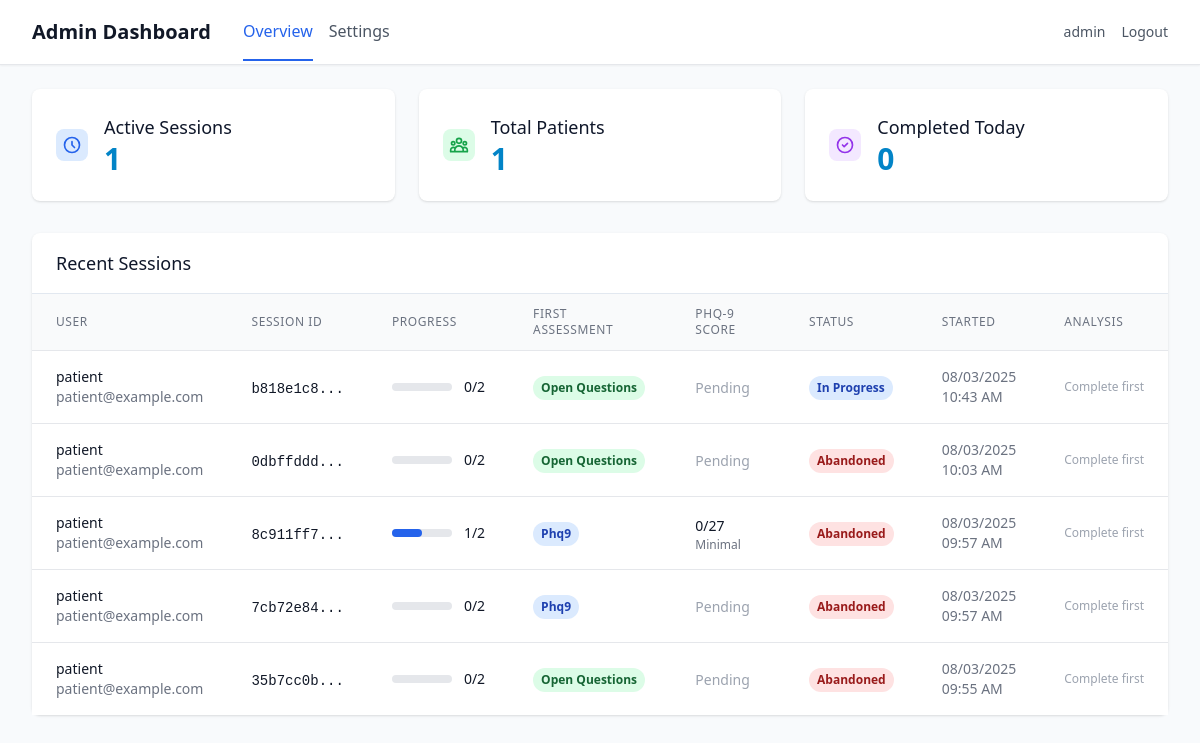
The app's page /admin/dashboard (signed in) with its own data.
### app/models/user.py (models this page shows, shortened)
class User(UserMixin, db.Model):
    id = db.Column(db.Integer, primary_key=True)
    username = db.Column(db.String(80), unique=True, nullable=False)
    email = db.Column(db.String(120), unique=True, nullable=False)
    password_hash = db.Column(db.String(255), nullable=False)
    user_type = db.Column(db.String(20), nullable=False, default='patient')
    created_at = db.Column(db.DateTime, default=datetime.utcnow)
    is_active = db.Column(db.Boolean, default=True)
    patient_profile = db.relationship('PatientProfile', backref='user', uselist=False, cascade='all, delete-orphan')
    assessments = db.relationship('Assessment', backref='user', lazy=True, cascade='all, delete-orphan')
    def is_superuser(self):
        return self.user_type == 'superuser'

### app/models/assessment.py (models this page shows, shortened)
class Assessment(db.Model):
    id = db.Column(db.Integer, primary_key=True)
    user_id = db.Column(db.Integer, db.ForeignKey('user.id'), nullable=False)
    session_id = db.Column(db.String(100), nullable=False, unique=True)
    first_assessment_type = db.Column(db.String(20))  # 'phq9' or 'open_questions'
    phq9_completed = db.Column(db.Boolean, default=False)
    open_questions_completed = db.Column(db.Boolean, default=False)
    status = db.Column(db.String(20), default='in_progress')  # 'in_progress', 'completed', 'abandoned'
    llm_analysis_status = db.Column(db.String(20), default='pending') # 'pending', 'in_progress', 'completed', 'failed'
    llm_analysis_at = db.Column(db.DateTime)
    consent_agreed = db.Column(db.Boolean, default=False)
    camera_verified = db.Column(db.Boolean, default=False)
    started_at = db.Column(db.DateTime, default=datetime.utcnow)
    completed_at = db.Column(db.DateTime)
    consent_at = db.Column(db.DateTime)
    camera_check_at = db.Column(db.DateTime)
    first_assessment_started_at = db.Column(db.DateTime)
    phq9_score = db.Column(db.Integer)
    phq9_severity = db.Column(db.String(20))  # 'minimal', 'mild', 'moderate', 'severe'
    phq9_settings = db.Column(db.Text)  # JSON string of PHQ-9 settings used
    recording_settings = db.Column(db.Text)  # JSON string of recording settings used
    chat_settings = db.Column(db.Text)  # JSON string of chat settings used
    assessment_order = db.Column(db.String(20))  # 'phq_first' or 'questions_first'
    phq9_responses = db.relationship('PHQ9Response', backref='assessment', lazy=True, cascade='all, delete-orphan')
    open_responses = db.relationship('OpenQuestionResponse', backref='assessment', lazy=True, cascade='all, delete-orphan')
    emotion_data = db.relationship('EmotionData', backref='assessment', lazy=True, cascade='all, delete-orphan')
    def get_completion_order(self):
            return {
                'first_type': self.first_assessment_type,
                'phq9_completed': self.phq9_completed,
                'open_questions_completed': self.open_questions_completed,
                'both_completed': self.phq9_completed and self.open_questions_completed
            }

### app/routes/admin.py (the view)
@admin_bp.route('/dashboard')
@login_required
@admin_required
def dashboard():
    stats = AdminDashboardService.get_overview_stats()
    recent_sessions = AdminDashboardService.get_recent_sessions(limit=15)
    return render_template('admin/dashboard.html',
                         **stats,
                         recent_sessions=recent_sessions)

### app/services/admin.py (called while the page is built)
    @staticmethod
    def get_overview_stats():
        today = datetime.utcnow().date()
        active_sessions = Assessment.query.filter_by(status='in_progress').count()
        total_patients = db.session.query(Assessment.user_id).distinct().count()
        completed_today = Assessment.query.filter(
            Assessment.status == 'completed',
            func.date(Assessment.completed_at) == today
        ).count()
        return {
            'active_sessions': active_sessions,
            'total_patients': total_patients,
            'completed_today': completed_today
        }

### run.py (called while the page is built)
@app.before_request
def before_request():
    from flask import request
    if not current_user.is_authenticated and request.endpoint not in ['auth.login', 'auth.register', 'static']:
        return redirect(url_for('auth.login'))

### app/templates/admin/dashboard.html (shortened to what this page needs)
{% extends "base.html" %}
{% block nav %}
{%include "/components/admin_nav.html"%}
{% endblock %}
{% block content %}
<div class="max-w-7xl mx-auto py-6 sm:px-6 lg:px-8">
    <div class="grid grid-cols-1 md:grid-cols-3 gap-6 mb-8">
        <div class="bg-white rounded-lg shadow p-6">
            <div class="flex items-center">
                <div class="flex-shrink-0">
                    <div class="w-8 h-8 bg-blue-100 rounded-lg flex items-center justify-center">
                        <svg class="w-5 h-5 text-blue-600" fill="none" stroke="currentColor" viewBox="0 0 24 24">
                            <path stroke-linecap="round" stroke-linejoin="round" stroke-width="2" d="M12 8v4l3 3m6-3a9 9 0 11-18 0 9 9 0 0118 0z"/>
                        </svg>
                    </div>
                </div>
                <div class="ml-4">
                    <h3 class="text-lg font-medium text-secondary-900">Active Sessions</h3>
                    <p class="text-3xl font-bold text-primary-600">{{ active_sessions }}</p>
                </div>
            </div>
        </div>
        <div class="bg-white rounded-lg shadow p-6">
            <div class="flex items-center">
                <div class="flex-shrink-0">
                    <div class="w-8 h-8 bg-green-100 rounded-lg flex items-center justify-center">
                    </div>
                </div>
                <div class="ml-4">
                    <h3 class="text-lg font-medium text-secondary-900">Total Patients</h3>
                    <p class="text-3xl font-bold text-primary-600">{{ total_patients }}</p>
                </div>
            </div>
        </div>
        <div class="bg-white rounded-lg shadow p-6">
            <div class="flex items-center">
                <div class="flex-shrink-0">
                    <div class="w-8 h-8 bg-purple-100 rounded-lg flex items-center justify-center">
                        <svg class="w-5 h-5 text-purple-600" fill="none" stroke="currentColor" viewBox="0 0 24 24">
                            <path stroke-linecap="round" stroke-linejoin="round" stroke-width="2" d="M9 12l2 2 4-4m6 2a9 9 0 11-18 0 9 9 0 0118 0z"/>
                        </svg>
                    </div>
                </div>
                <div class="ml-4">
                    <h3 class="text-lg font-medium text-secondary-900">Completed Today</h3>
                    <p class="text-3xl font-bold text-primary-600">{{ completed_today }}</p>
                </div>
            </div>
        </div>
    </div>
    <div class="bg-white rounded-lg shadow">
        <div class="px-6 py-4 border-b border-secondary-200">
            <h3 class="text-lg font-medium text-secondary-900">Recent Sessions</h3>
        </div>
        {% if recent_sessions %}
        <div class="overflow-x-auto">
            <table class="min-w-full divide-y divide-gray-200">
                <thead class="bg-gray-50">
                    <tr>
                        <th class="px-6 py-3 text-left text-xs font-medium text-gray-500 uppercase tracking-wider">User</th>
                        <th class="px-6 py-3 text-left text-xs font-medium text-gray-500 uppercase tracking-wider">Session ID</th>
                        <th class="px-6 py-3 text-left text-xs font-medium text-gray-500 uppercase tracking-wider">Progress</th>
                        <th class="px-6 py-3 text-left text-xs font-medium text-gray-500 uppercase tracking-wider">First Assessment</th>
                        <th class="px-6 py-3 text-left text-xs font-medium text-gray-500 uppercase tracking-wider">PHQ-9 Score</th>
                        <th class="px-6 py-3 text-left text-xs font-medium text-gray-500 uppercase tracking-wider">Status</th>
                        <th class="px-6 py-3 text-left text-xs font-medium text-gray-500 uppercase tracking-wider">Started</th>
                        <th class="px-6 py-3 text-left text-xs font-medium text-gray-500 uppercase tracking-wider">Analysis</th>
                    </tr>
                </thead>
                <tbody class="bg-white divide-y divide-gray-200">
                    {% for session in recent_sessions %}
                    <tr class="hover:bg-gray-50">
                        <td class="px-6 py-4 whitespace-nowrap">
                            <div>
                                <div class="text-sm font-medium text-gray-900">{{ session.username }}</div>
                                <div class="text-sm text-gray-500">{{ session.email }}</div>
                            </div>
                        </td>
                        <td class="px-6 py-4 whitespace-nowrap">
                            <span class="text-sm text-gray-900 font-mono">{{ session.session_id[:8] }}...</span>
                        </td>
                        <td class="px-6 py-4 whitespace-nowrap">
                            <div class="flex items-center">
                                <div class="w-full bg-gray-200 rounded-full h-2 mr-3" style="width: 60px;">
                                    <div class="bg-blue-600 h-2 rounded-full" style="width: {{ (session.progress_count / 2 * 100) }}%"></div>
                                </div>
                                <span class="text-sm font-medium text-gray-900">{{ session.progress_text }}</span>
                            </div>
                        </td>
                        <td class="px-6 py-4 whitespace-nowrap">
                            {% if session.first_type %}
                                <span class="inline-flex px-2 py-1 text-xs font-semibold rounded-full
                                           {% if session.first_type == 'phq9' %}bg-blue-100 text-blue-800{% else %}bg-green-100 text-green-800{% endif %}">
                                    {{ session.first_type.replace('_', ' ').title() }}
                                </span>
                            {% else %}
                                <span class="text-sm text-gray-400">Not started</span>
                            {% endif %}
                        </td>
                        <td class="px-6 py-4 whitespace-nowrap">
                            {% if session.phq9_score is not none %}
                                <div>
                                    <span class="text-sm font-medium text-gray-900">{{ session.phq9_score }}/27</span>
                                    <div class="text-xs text-gray-500 capitalize">{{ session.phq9_severity.replace('_', ' ') if session.phq9_severity else '' }}</div>
                                </div>
                            {% else %}
                                <span class="text-sm text-gray-400">Pending</span>
                            {% endif %}
                        </td>
                        <td class="px-6 py-4 whitespace-nowrap">
                            <span class="inline-flex px-2 py-1 text-xs font-semibold rounded-full {{ session.status_class }}">
                                {{ session.status }}
                            </span>
                        </td>
                        <td class="px-6 py-4 whitespace-nowrap text-sm text-gray-500">
                            <div>{{ session.started_at.strftime('%m/%d/%Y') }}</div>
                            <div>{{ session.started_at.strftime('%I:%M %p') }}</div>
                        </td>
                        <td class="px-6 py-4 whitespace-nowrap">
                            <div class="flex items-center space-x-2">
                                {% if session.status == 'completed' %}
                                    <button onclick="analyzeSession('{{ session.session_id }}')"
                                        class="bg-purple-500 hover:bg-purple-600 text-white px-3 py-1 rounded text-xs transition-colors">
                                        Analyze
                                    </button>
                                    <button onclick="viewAnalysisResults('{{ session.session_id }}')"
                                        class="bg-blue-500 hover:bg-blue-600 text-white px-3 py-1 rounded text-xs transition-colors">
                                        Results
                                    </button>
                                {% else %}
                                    <span class="text-xs text-gray-400">Complete first</span>
                                {% endif %}
                            </div>
                        </td>
                    </tr>
                    {% endfor %}
                </tbody>
            </table>
        </div>
        {% endif %}
    </div>
</div>
{% endblock %}

### app/templates/base.html (shortened to what this page needs)
<!DOCTYPE html>
<html lang="en" class="h-full">
<head>
    <script src="https://cdn.tailwindcss.com"></script>
</head>
<body class="h-full bg-secondary-50 text-secondary-900 overflow-x-hidden">
    {% block nav %}{% endblock %}
    <main class="{% block main_class %}{% endblock %}">
        {% block content %}{% endblock %}
    </main>
</body>
</html>

### app/templates/components/admin_nav.html
<nav class="bg-white shadow-sm border-b border-gray-200">
    <div class="max-w-7xl mx-auto px-4 sm:px-6 lg:px-8">
        <div class="flex justify-between h-16">
            <div class="flex items-center space-x-8">
                <h1 class="text-xl font-semibold text-gray-900">Admin Dashboard</h1>
                <div class="flex space-x-4">
                    <a href="{{ url_for('admin.dashboard') }}"
                       class="{% if request.endpoint == 'admin.dashboard' %}text-blue-600 border-b-2 border-blue-600{% else %}text-gray-600 hover:text-gray-900{% endif %} pb-4 pt-4 transition-colors font-medium">
                        Overview
                    </a>
                    <a href="{{ url_for('settings.show_settings') }}"
                       class="{% if request.endpoint == 'settings.show_settings' %}text-blue-600 border-b-2 border-blue-600{% else %}text-gray-600 hover:text-gray-900{% endif %} pb-4 pt-4 transition-colors">
                        Settings
                    </a>
                </div>
            </div>
            <div class="flex items-center space-x-4">
                <span class="text-sm text-gray-600">{{ current_user.username }}</span>
                <a href="{{ url_for('auth.logout') }}" class="text-sm text-gray-600 hover:text-gray-900 transition-colors">Logout</a>
            </div>
        </div>
    </div>
</nav>

### records on screen
User: username "admin"
Assessment: username "patient", email "patient@example.com", session_id "b818e1c8", progress_text "0/2", first_type.replace "Open Questions", shows "Pending", status "In Progress", started_at "08/03/2025", started_at "10:43 AM"
User: username "patient" "patient" "patient" "patient", email "patient@example.com" "patient@example.com" "patient@example.com" "patient@example.com"
Assessment: first_type.replace "Open Questions", started_at "08/03/2025", started_at "10:03 AM"
Assessment: first_type.replace "Phq9", phq9_severity "Minimal", started_at "08/03/2025", started_at "09:57 AM"
Assessment: first_type.replace "Phq9", started_at "08/03/2025", started_at "09:57 AM"
Assessment: first_type.replace "Open Questions", started_at "08/03/2025", started_at "09:55 AM"

### other values on screen
{{ active_sessions }} "1"
{{ total_patients }} "1"
{{ completed_today }} "0"
{{ session.session_id[:8] }} "0dbffddd" "8c911ff7" "7cb72e84" "35b7cc0b"
{{ session.progress_text }} "0/2" "1/2" "0/2" "0/2"
{{ session.status }} "Abandoned" "Abandoned" "Abandoned" "Abandoned"
{{ session.phq9_score }} "0"
